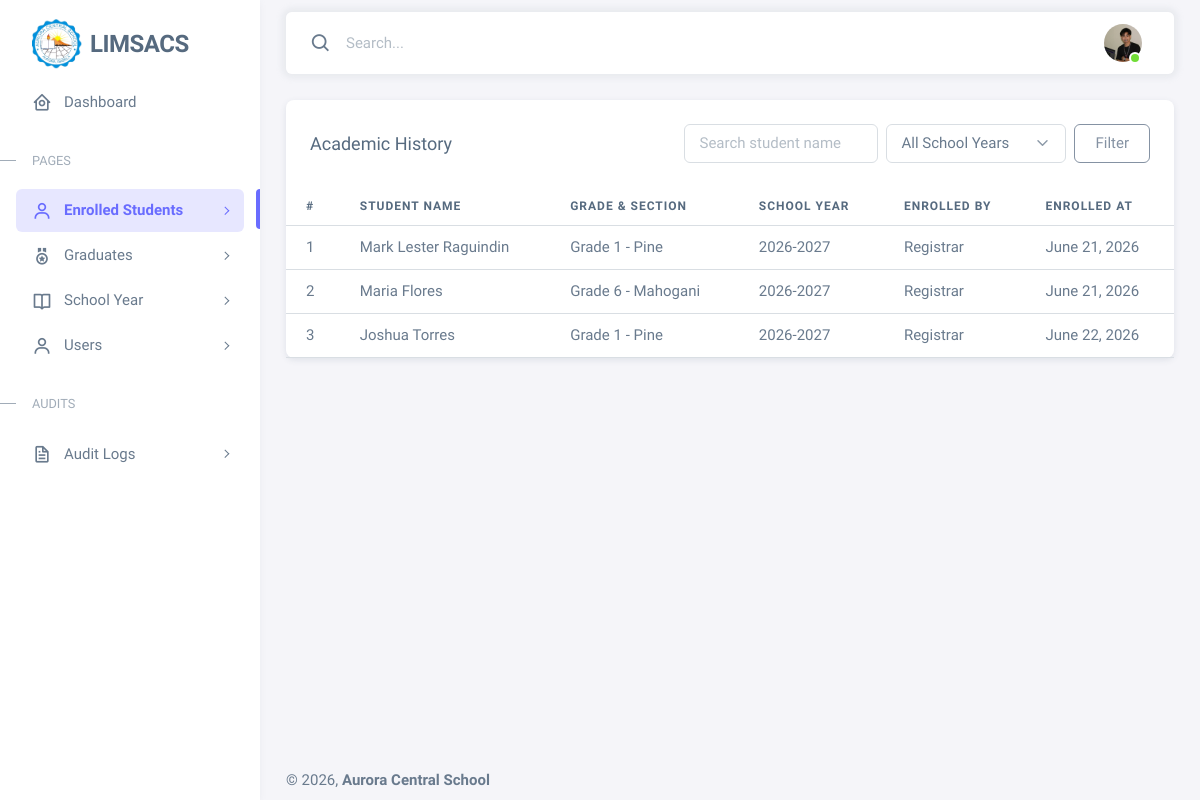
Screenshot of /resources/views/admin/academic-history.php (signed in) with the database file from the repository.
### tables this page shows
CREATE TABLE `academic_history` (
  `id` int(11) NOT NULL,
  `student_id` int(11) NOT NULL,
  `enrolled_by` int(11) DEFAULT NULL,
  `school_year_id` int(11) NOT NULL,
  `grade_level` varchar(50) NOT NULL,
  `section_id` int(11) DEFAULT NULL,
  `enrollment_status` enum('Enrolled','Transferred','Graduated','Dropped') DEFAULT 'Enrolled',
  `created_at` timestamp NOT NULL DEFAULT current_timestamp()
);

CREATE TABLE `sections` (
  `id` int(11) NOT NULL,
  `section_name` varchar(100) NOT NULL,
  `grade_level` varchar(50) DEFAULT NULL,
  `adviser_id` int(11) DEFAULT NULL,
  `school_year_id` int(11) DEFAULT NULL,
  `max_students` int(11) NOT NULL DEFAULT 35,
  `created_at` timestamp NOT NULL DEFAULT current_timestamp()
);

CREATE TABLE `school_year` (
  `id` int(11) NOT NULL,
  `school_year` varchar(20) NOT NULL,
  `start_date` date NOT NULL,
  `end_date` date NOT NULL,
  `status` enum('active','inactive','archived') DEFAULT 'inactive',
  `created_at` timestamp NOT NULL DEFAULT current_timestamp(),
  `updated_at` timestamp NOT NULL DEFAULT current_timestamp() ON UPDATE current_timestamp()
);

CREATE TABLE `users` (
  `id` int(11) NOT NULL,
  `full_name` varchar(50) NOT NULL,
  `email` varchar(50) NOT NULL,
  `password` varchar(255) NOT NULL,
  `role` varchar(20) NOT NULL,
  `profile_picture` varchar(255) DEFAULT NULL,
  `created_at` datetime NOT NULL DEFAULT current_timestamp(),
  `updated_at` datetime NOT NULL DEFAULT current_timestamp()
);

### app/controllers/admin/AcademicHistoryController.php (called while the page is built, shortened)
<?php
require_once __DIR__ . '/../../models/admin/AcademicHistoryModel.php';
require_once __DIR__ . '/../../../database/config/config.php';
    class AcademicHistoryController{
        private $model;
        public function __construct($con){
            $this->model = new AcademicHistoryModel($con);
        }
        public function index($search = '', $schoolYearId = ''){
            $limit = 10;
            $page = isset($_GET['page']) ? (int)$_GET['page'] : 1;
            $page = $page < 1 ? 1 : $page;
            $totalRecords = $this->model->getTotalCount($search, $schoolYearId);
            $totalPages = $totalRecords > 0 ? (int)ceil($totalRecords / $limit) : 1;
            $page = $page > $totalPages ? $totalPages : $page;
            $offset = ($page - 1) * $limit;
            $records = $this->model->getPaginated($limit, $offset, $search, $schoolYearId);
            return [
                'records'       => $records ?: [],
                'current_page'  => $page,
                'total_pages'   => $totalPages,
                'total_records' => $totalRecords,
                'limit'         => $limit,
            ];
        }
    }
try{
    $controller = new AcademicHistoryController($con);
    $search_term = trim($_GET['search'] ?? '');
    $school_year_filter = $_GET['school_year_id'] ?? '';
    $pagination_result = $controller->index($search_term, $school_year_filter);
    $academic_histories = $pagination_result['records'];
    $current_page       = $pagination_result['current_page'];
    $limit               = $pagination_result['limit'];
}catch(Exception $e){
    error_log($e->getMessage());
    $academic_histories = [];
    $current_page = 1;
    $total_pages = 1;
    $total_records = 0;
    $limit = 10;
    $search_term = '';
    $school_year_filter = '';
    $school_year_options = [];
}

### app/models/admin/AcademicHistoryModel.php (called while the page is built, shortened)
<?php
require_once __DIR__ . '/../Model.php';
    class AcademicHistoryModel extends Model{
        protected $students = 'students';
        protected $academic_history = 'academic_history';
        protected $users = 'users';
        protected $section = 'sections';
        protected $school_year = 'school_year';
        public function getPaginated($limit, $offset, $search = '', $schoolYearId = ''){
            try{
                [$where, $params, $types] = $this->buildFilters($search, $schoolYearId);
                $query = "SELECT
                        ah.*,
                        s.first_name AS student_first_name,
                        s.last_name AS student_last_name,
                        u.full_name AS enrolled_by_registrar_name,
                        sec.section_name AS section_name,
                        sec.grade_level AS section_grade_level,
                        sy.school_year,
                        CONCAT(s.first_name, ' ', s.last_name) AS student_full_name
                        FROM {$this->academic_history} ah
                        LEFT JOIN {$this->students} s ON ah.student_id = s.id
                        LEFT JOIN {$this->users} u ON ah.enrolled_by = u.id
                        LEFT JOIN {$this->section} sec ON ah.section_id = sec.id
                        LEFT JOIN {$this->school_year} sy ON ah.school_year_id = sy.id
                        {$where}
                        ORDER BY ah.id ASC
                        LIMIT ? OFFSET ?
                    ";
                    $params[] = $limit;
                    $params[] = $offset;
                    $types .= 'ii';
                    $stmt = $this->con->prepare($query);
                    $stmt->bind_param($types, ...$params);
                    $stmt->execute();
                    $result = $stmt->get_result();
                    return $result->fetch_all(MYSQLI_ASSOC);
            }catch(Exception $e){
                error_log($e->getMessage());
                return false;
            }
        }
        public function getTotalCount($search = '', $schoolYearId = ''){
            try{
                [$where, $params, $types] = $this->buildFilters($search, $schoolYearId);
                $query = "SELECT COUNT(*) AS total
                          FROM {$this->academic_history} ah
                          LEFT JOIN {$this->students} s ON ah.student_id = s.id
                          {$where}";
                $stmt = $this->con->prepare($query);
                $stmt->execute();
                $result = $stmt->get_result();
                $row = $result->fetch_assoc();
                return (int)$row['total'];
            }catch(Exception $e){
                error_log($e->getMessage());
                return 0;
            }
        }
        private function buildFilters($search, $schoolYearId){
            $conditions = [];
            $params = [];
            $types = '';
            $where = $conditions ? ' WHERE ' . implode(' AND ', $conditions) : '';
            return [$where, $params, $types];
        }
    }

### app/models/Model.php (called while the page is built, shortened)
<?php
    class Model{
        public function __construct($con){
            $this->con = $con;
        }
    }

### resources/views/admin/academic-history.php (the view, shortened to what this page needs)
<?php
require_once __DIR__ . '/../../../app/controllers/admin/AcademicHistoryController.php';
?>
<!DOCTYPE html>
<html
  lang="en"
  class="light-style layout-menu-fixed"
  dir="ltr"
  data-theme="theme-default"
  data-assets-path="../../../public/assets/"
  data-template="vertical-menu-template-free"
>
<head>
    <link rel="stylesheet" href="../../../public/assets/vendor/fonts/boxicons.css" />
    <link rel="stylesheet" href="../../../public/assets/vendor/css/core.css" class="template-customizer-core-css" />
    <link rel="stylesheet" href="../../../public/assets/vendor/css/theme-default.css" class="template-customizer-theme-css" />
    <link rel="stylesheet" href="../../../public/assets/css/demo.css" />
    <link rel="stylesheet" href="../../../public/assets/vendor/libs/perfect-scrollbar/perfect-scrollbar.css" />
    <link rel="stylesheet" href="../../../public/assets/vendor/libs/apex-charts/apex-charts.css" />
</head>
<body>
    <?php require_once __DIR__ . '/partials/sidebar.php'; ?>
    <?php require_once __DIR__ . '/partials/topbar.php'; ?>
    <div class="card">
        <h5 class="card-header d-flex justify-content-between align-items-center flex-wrap gap-2">
            Academic History
            <form method="GET" class="d-flex gap-2">
                <input
                    type="text"
                    name="search"
                    class="form-control"
                    style="max-width: 220px;"
                    placeholder="Search student name"
                    value="<?php echo htmlspecialchars($search_term); ?>">
                <select name="school_year_id" class="form-select" style="max-width: 180px;">
                    <option value="">All School Years</option>
                </select>
                <button type="submit" class="btn btn-outline-secondary">Filter</button>
            </form>
        </h5>
        <div class="table-responsive nowrap">
            <table class="table">
                <tr>
                    <th>#</th>
                    <th>Student Name</th>
                    <th>Grade & Section</th>
                    <th>School Year</th>
                    <th>Enrolled By</th>
                    <th>Enrolled At</th>
                </tr>
                <?php if (!empty($academic_histories)): ?>
                    <?php
                        $rowNumber = (($current_page - 1) * $limit) + 1;
                    ?>
                    <?php foreach ($academic_histories as $history): ?>
                        <tr>
                            <td><?= $rowNumber++ ?></td>
                            <td><?= htmlspecialchars($history['student_full_name'] ?? '') ?></td>
                            <td>
                                <?= htmlspecialchars($history['section_grade_level'] ?? '') ?>
                                <?= !empty($history['section_name']) ? '- ' . htmlspecialchars($history['section_name']) : '' ?>
                            </td>
                            <td><?= htmlspecialchars($history['school_year'] ?? '') ?></td>
                            <td><?= htmlspecialchars($history['enrolled_by_registrar_name'] ?? '') ?></td>
                            <td><?= !empty($history['created_at']) ? date('F j, Y', strtotime($history['created_at'])) : '' ?></td>
                        </tr>
                    <?php endforeach; ?>
                <?php else: ?>
                    <tr>
                        <td colspan="5" class="text-center">No academic history records found.</td>
                    </tr>
                <?php endif; ?>
            </table>
        </div>
    </div>
    <?php require_once __DIR__ . '/partials/footer.php'; ?>
</body>
</html>

### rows the page displays
academic_history: student_full_name "Mark Lester Raguindin", section.grade_level "Grade 1", section.section_name "Pine", school_year.school_year "2026-2027", enrolled_by.full_name "Registrar", created_at "June 21, 2026"
academic_history: student_full_name "Maria Flores", section.grade_level "Grade 6", section.section_name "Mahogani", school_year.school_year "2026-2027", enrolled_by.full_name "Registrar", created_at "June 21, 2026"
academic_history: student_full_name "Joshua Torres", section.grade_level "Grade 1", section.section_name "Pine", school_year.school_year "2026-2027", enrolled_by.full_name "Registrar", created_at "June 22, 2026"
